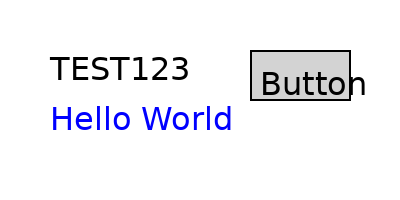
#> input picture tmp/test_image.png, 400 x 200 px
$ python -i cv_module.py   (imports and definitions only)
#> lines starting #> are read from the running program, lines starting #| are printed output that depends on the picture; after the words box and inside, x2 and y2 are one past the last pixel; in counts of white or black regions, pixels touching at a corner belong together
import cv2
import numpy as np
from PIL import Image
from typing import Dict, Any, List, Tuple, Optional
import os

class CVAnalyzer:
    def __init__(self):
        self.last_image = None

    def load_image(self, image_path: str) -> np.ndarray:
        if not os.path.exists(image_path):
            raise FileNotFoundError(f"Image not found: {image_path}")
        img = cv2.imread(image_path)
        if img is None:
            raise ValueError(f"Could not load image: {image_path}")
        self.last_image = img
        return img

    def detect_buttons(self, image_path: str, min_area: int = 1000) -> Dict[str, Any]:
        try:
            img = self.load_image(image_path)
            gray = cv2.cvtColor(img, cv2.COLOR_BGR2GRAY)

            # Find contours that could be buttons
            _, thresh = cv2.threshold(gray, 127, 255, cv2.THRESH_BINARY)
            contours, _ = cv2.findContours(thresh, cv2.RETR_EXTERNAL, cv2.CHAIN_APPROX_SIMPLE)

            buttons = []
            for cnt in contours:
                area = cv2.contourArea(cnt)
                if area > min_area:
                    x, y, w, h = cv2.boundingRect(cnt)
                    aspect_ratio = float(w)/h
                    # Buttons usually have aspect ratio close to 1 or wide
                    if 0.2 < aspect_ratio < 5:
                        buttons.append({
                            "x": x, "y": y, "width": w, "height": h,
                            "area": area,
                            "aspect_ratio": aspect_ratio,
                            "center": (x + w//2, y + h//2)
                        })

            return {"success": True, "buttons": buttons, "count": len(buttons)}
        except Exception as e:
            return {"success": False, "error": str(e)}

    def detect_text_fields(self, image_path: str) -> Dict[str, Any]:
        try:
            img = self.load_image(image_path)
            gray = cv2.cvtColor(img, cv2.COLOR_BGR2GRAY)

            # Look for rectangular regions that could be text fields
            _, thresh = cv2.threshold(gray, 200, 255, cv2.THRESH_BINARY_INV)
            contours, _ = cv2.findContours(thresh, cv2.RETR_EXTERNAL, cv2.CHAIN_APPROX_SIMPLE)

            text_fields = []
            for cnt in contours:
                x, y, w, h = cv2.boundingRect(cnt)
                aspect_ratio = float(w)/h
                # Text fields are usually wide and not too tall
                if w > 100 and 20 < h < 100 and aspect_ratio > 2:
                    text_fields.append({
                        "x": x, "y": y, "width": w, "height": h,
                        "center": (x + w//2, y + h//2)
                    })

            return {"success": True, "text_fields": text_fields, "count": len(text_fields)}
        except Exception as e:
            return {"success": False, "error": str(e)}

    def detect_images(self, image_path: str, min_area: int = 5000) -> Dict[str, Any]:
        try:
            img = self.load_image(image_path)
            gray = cv2.cvtColor(img, cv2.COLOR_BGR2GRAY)

            # Detect image-like regions (larger areas with texture)
            _, thresh = cv2.threshold(gray, 127, 255, cv2.THRESH_BINARY)
            contours, _ = cv2.findContours(thresh, cv2.RETR_EXTERNAL, cv2.CHAIN_APPROX_SIMPLE)

            images = []
            for cnt in contours:
                area = cv2.contourArea(cnt)
                if area > min_area:
                    x, y, w, h = cv2.boundingRect(cnt)
                    images.append({
                        "x": x, "y": y, "width": w, "height": h,
                        "area": area,
                        "center": (x + w//2, y + h//2)
                    })

            return {"success": True, "images": images, "count": len(images)}
        except Exception as e:
            return {"success": False, "error": str(e)}

    def detect_scrollable_areas(self, image_path: str) -> Dict[str, Any]:
        try:
            img = self.load_image(image_path)
            height, width = img.shape[:2]

            # Assume large central areas are scrollable
            scrollable = [{
                "x": 0,
                "y": 100,  # Below potential header
                "width": width,
                "height": height - 200,  # Above potential footer
                "type": "list"
            }]

            return {"success": True, "scrollable_areas": scrollable}
        except Exception as e:
            return {"success": False, "error": str(e)}

    # [26 lines left out: function find_template, not called in this run]

    def analyze_screen_layout(self, image_path: str) -> Dict[str, Any]:
#> called with image_path = '../tmp/test_image.png'
        try:
            img = self.load_image(image_path)
#> in load_image, img is the input picture: shape (200, 400, 3); mean B, G, R 245.3, 241.1, 241.1
            height, width = img.shape[:2]
#> height = 200; width = 400

            # Run all detections
            buttons = self.detect_buttons(image_path)
#> in detect_buttons, `gray = cv2.cvtColor(img, cv2.COLOR_BGR2GRAY)`:
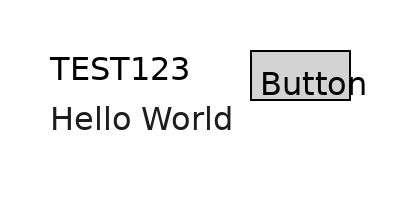
#> gray: shape (200, 400); min 0, max 255, mean 241.6
#> in detect_buttons, `_, thresh = cv2.threshold(gray, 127, 255, cv2.THRESH_BINARY)`:
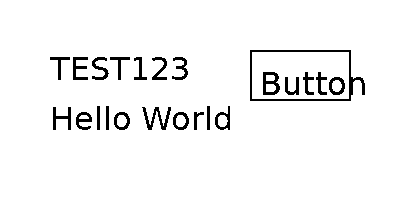
#> thresh: shape (200, 400); 95.4% white; 23 black regions, largest, box (x1, y1, x2, y2) and area: (250, 50, 365, 101) 701, (142, 107, 171, 130) 245, (263, 72, 280, 95) 223
#> in detect_buttons, `contours, _ = cv2.findContours(thresh, cv2.RETR_EXTERNAL, cv2.CHAIN_AP..`: contours = [[[0, 0], [0, 199], [399, 199], [399, 0]]]
#> the loop in detect_buttons, `for cnt in contours:` made 1 pass
#> (cnt, area, x, y, w, h, aspect_ratio) on pass 1: ([[0, 0], [0, 199], [399, 199], [399, 0]], 79401, 0, 0, 400, 200, 2)
#> after the loop in detect_buttons, `for cnt in contours:`: buttons = 1 item
#> buttons = 3 items
            text_fields = self.detect_text_fields(image_path)
#> in detect_text_fields, `_, thresh = cv2.threshold(gray, 200, 255, cv2.THRESH_BINARY_INV)`:
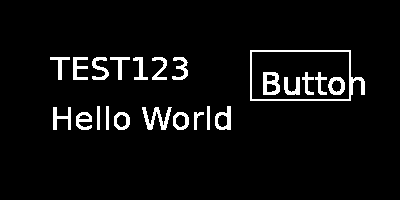
#> thresh: shape (200, 400); 5.2% white; 23 white regions
#> in detect_text_fields, `contours, _ = cv2.findContours(thresh, cv2.RETR_EXTERNAL, cv2.CHAIN_AP..`: contours = 18 contours; largest, box (x1, y1, x2, y2) and area: (250, 50, 365, 101) 5104, (215, 106, 231, 130) 256, (173, 112, 189, 130) 219, (114, 112, 130, 130) 219, (142, 107, 172, 130) 214
#> the loop in detect_text_fields, `for cnt in contours:` made 18 passes
#> (x, y, w, h, aspect_ratio) on passes 1, 2, 3, 4, 5, 6, 7, 11, 12, 13, 14, 15: (194, 112, 10, 18, 0.556), (173, 112, 16, 18, 0.889), (114, 112, 16, 18, 0.889), (76, 112, 16, 18, 0.889), (142, 107, 30, 23, 1.3), (53, 107, 18, 23, 0.783), (215, 106, 16, 24, 0.667), (172, 57, 16, 23, 0.696), (152, 57, 15, 23, 0.652), (133, 57, 15, 23, 0.652), (110, 57, 20, 23, 0.87), (92, 57, 17, 23, 0.739)
#> (cnt, x, y, w, h, aspect_ratio) on passes 8 to 10: ([[207, 106], [207, 129], [209, 129], [209, 106]], 207, 106, 3, 24, 0.125), ([[106, 106], [106, 129], [108, 129], [108, 106]], 106, 106, 3, 24, 0.125), ([[97, 106], [97, 129], [99, 129], [99, 106]], 97, 106, 3, 24, 0.125)
#> after the loop in detect_text_fields, `for cnt in contours:`: text_fields = 1 item
#> text_fields = 3 items
            images = self.detect_images(image_path)
#> in detect_images, `contours, _ = cv2.findContours(thresh, cv2.RETR_EXTERNAL, cv2.CHAIN_AP..`: contours = [[[0, 0], [0, 199], [399, 199], [399, 0]]]
#> the loop in detect_images, `for cnt in contours:` made 1 pass
#> (cnt, area, x, y, w, h) on pass 1: ([[0, 0], [0, 199], [399, 199], [399, 0]], 79401, 0, 0, 400, 200)
#> after the loop in detect_images, `for cnt in contours:`: images = 1 item
#> images = 3 items
            scrollable = self.detect_scrollable_areas(image_path)

            layout = {
                "screen_size": {"width": width, "height": height},
                "buttons": buttons.get("buttons", []),
                "text_fields": text_fields.get("text_fields", []),
                "images": images.get("images", []),
                "scrollable_areas": scrollable.get("scrollable_areas", [])
            }

            return {"success": True, "layout": layout}
        except Exception as e:
            return {"success": False, "error": str(e)}

    # [36 lines left out: functions get_dominant_colors, detect_edges, not called in this run]

cv_analyzer = CVAnalyzer()

>>> result = CVAnalyzer().analyze_screen_layout('../tmp/test_image.png')
#> result = 2 items
